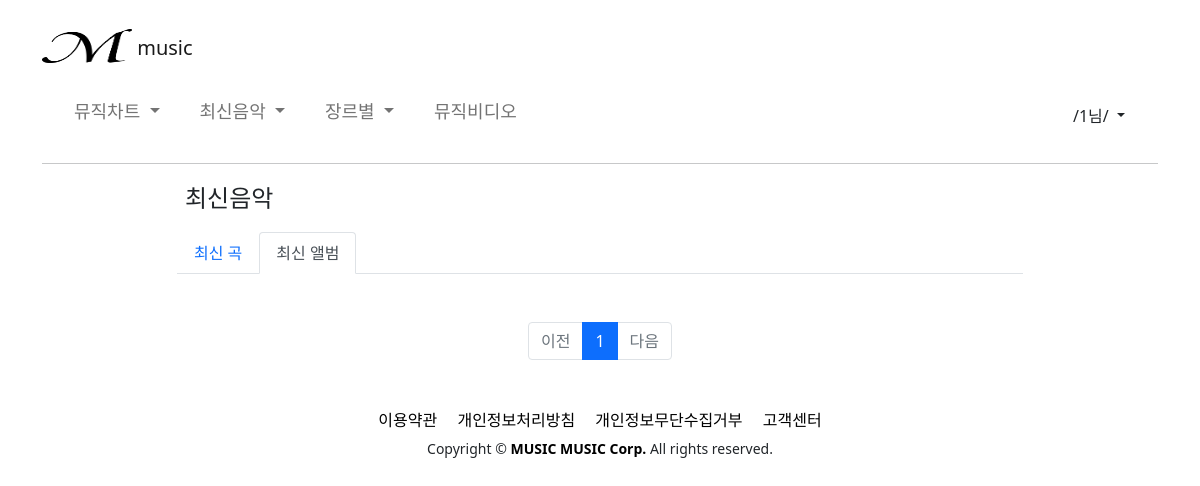
Before: /ssac/new_album (signed in) with the older database file.
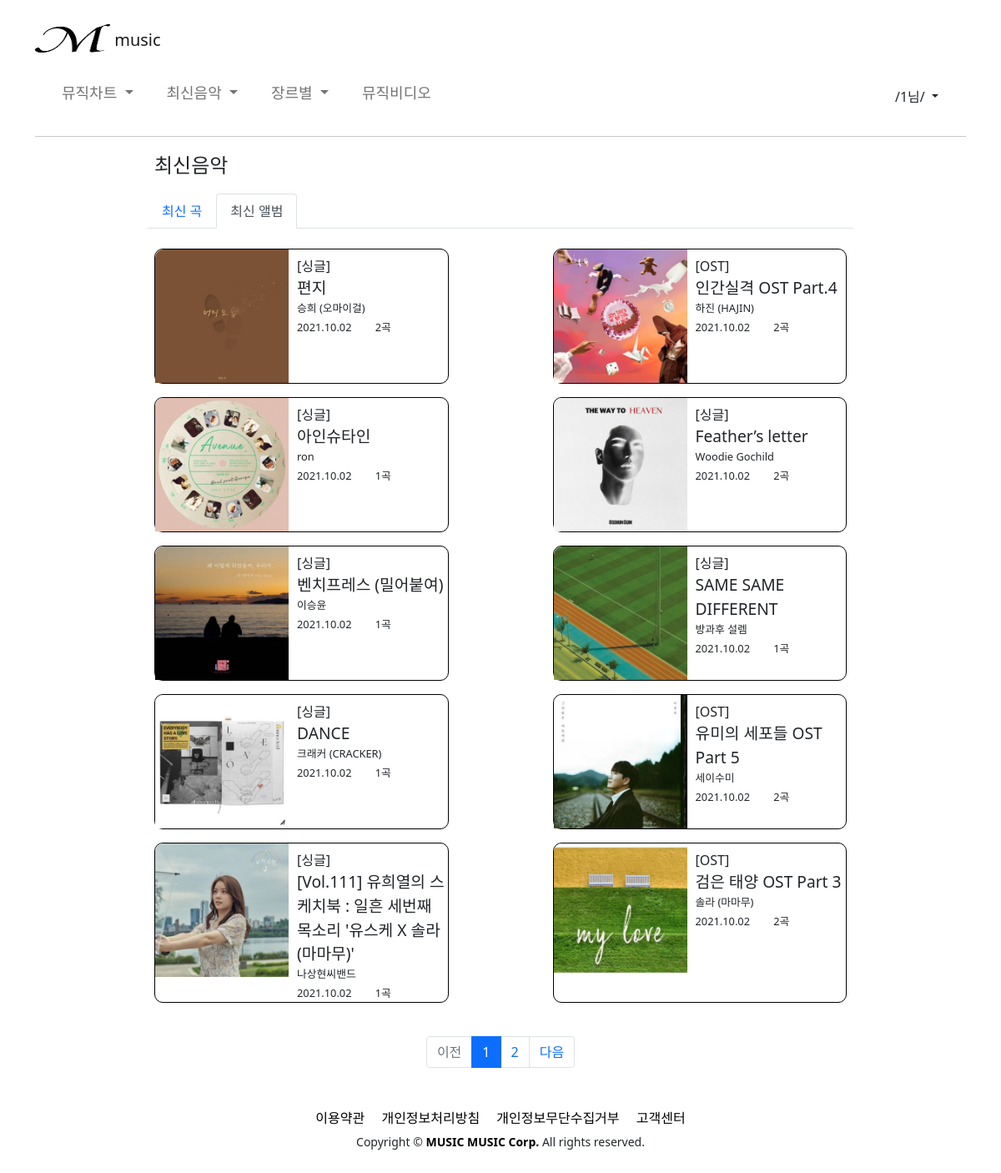
After: the same page with the newer database file.
### member/models.py (models this page shows, shortened)
class New_Album(models.Model):
    singer = models.CharField(max_length=50, null=True)
    album = models.CharField(max_length=50, null=True)
    date = models.CharField(max_length=50, null=True)
    kind = models.CharField(max_length=50, null=True)
    many = models.CharField(max_length=50, null=True)

### member/views.py (the view)
# urls.py: path('new_album', views.new_album),
def new_album (req) :
  if req.session.get('userid'):
    na_chart_100 = New_Album.objects.all().order_by('pk')
    page = int(req.GET.get('page', '1')) #GET 방식으로 정보를 받아오는 데이터
    paginator = Paginator(na_chart_100, 10) #Paginator(분할된 객체, 페이지 당 담길 객체수)
    page_obj_b = paginator.get_page(page) #페이지 번호를 받아 페이지를 리턴
    return render(req, 'new_album.html', {'pam1' : req.session['userid'], 'page_obj_b' : page_obj_b})
  else:
    messages.error(req, '로그인을 먼저 해주세요.')
    return redirect('/ssac/main')

### member/templates/new_album.html (shortened to what this page needs)
{% extends 'base2.html' %}
{% load static%}
{% block contents %}
  <div class="container container2">
    <div class="mb-3 ms-2 chart_top_text">최신음악</div>
    <ul class="nav nav-tabs d-flex justify-content-start" id="myTab" role="tablist">
      <li class="nav-item" role="presentation">
        <button onclick="location.href='new_song'" class="nav-link" id="home-tab" data-bs-toggle="tab" data-bs-target="#home" type="button" role="tab" aria-controls="home" aria-selected="true">최신 곡</button>
      </li>
      <li class="nav-item" role="presentation">
        <button onclick="location.href='new_album'" class="nav-link active" id="profile-tab" data-bs-toggle="tab" data-bs-target="#profile" type="button" role="tab" aria-controls="profile" aria-selected="false">최신 앨범</button>
      </li>
    </ul>
    <div class="tab-content mt-3 p-0 w-100" id="myTabContent">
      <div class="tab-pane fade show active p-0" id="contact" role="tabpanel" aria-labelledby="contact-tab">
        <ul class="row p-0 m-0 t_album_box d-flex justify-content-between">
          {% for a in page_obj_b %}
          <li class="album_box col-5 row p-0 m-2 d-flex justify-content-between">
            <div class="thumb col-5 p-0">
              {% if page_obj_b.number == 2 %}
              <img class="album_img" src="{% get_static_prefix %}album_img{{ forloop.counter|add:'10' }}.jpeg" width= "100%" alt="1">
              {% else %}
              <img class="album_img" src="{% get_static_prefix %}album_img{{ forloop.counter }}.jpeg" width= "100%" alt="1">
              {% endif %}
            </div>
            <div class="entry col-7 p-0 ">
              <div class="info text-start ms-4 mt-2">
                <div>{{ a.kind }}</div>
                <div style="font-size: 1.2em;"><a>{{ a.album }}</a></div>
                <div style="font-size: 0.8em;">{{ a.singer }}</div>
                <span class="me-4" style="font-size: 0.8em;">{{ a.date }}</span>
                <span style="font-size: 0.8em;">{{ a.many }}</span>
              </div>
            </div>
          </li>
          {% endfor %}
        </ul>
    <div id = "paging">
      <ul class = "pagination justify-content-center" style="margin-top: 2rem;">
        {% if page_obj_b.has_previous %}
        <li class = "page-item">
          <a class = "page-link" href = "?page={{ page_obj_b.previous_page_number }}">이전</a>
        </li>
        {% else %}
        <li class = "page-item disabled">
          <a class = "page-link" tabindex = "-1" aria-disabled="true" href = "#">이전</a>
        </li>
        {% endif %}
        {% for page_number in page_obj_b.paginator.page_range %}
        {% if page_number == page_obj_b.number %}
        <li class = "page-item active" aria-current = "page">
          <a class = "page-link" href="?page={{ page_number }}">{{ page_number }}</a>
        </li>
        {% else %}
        <li class = "page-item">
          <a class = "page-link" href="?page={{ page_number }}">{{ page_number }}</a>
        </li>
        {% endif %}
        {% endfor %}
        {% if page_obj_b.has_next %}
        <li class="page-item">
          <a class="page-link" href="?page={{ page_obj_b.next_page_number }}">다음</a>
        </li>
        {% else %}
        <li class="page-item disabled">
          <a class="page-link" tabindex="-1" aria-disabled="true" href="#">다음</a>
        </li>
        {% endif %}
      </ul>
    </div>
      </div>
    </div>
{% endblock %}

Changed rows visible on the page:
added New_Album: shows a picture, kind "[싱글]", album "편지", singer "승희 (오마이걸)", date "2021.10.02", many "2곡"
added New_Album: shows a picture, kind "[OST]", album "인간실격 OST Part.4", singer "하진 (HAJIN)", date "2021.10.02", many "2곡"
added New_Album: shows a picture, kind "[싱글]", album "아인슈타인", singer "ron", date "2021.10.02", many "1곡"
added New_Album: shows a picture, kind "[싱글]", album "Feather’s letter", singer "Woodie Gochild", date "2021.10.02", many "2곡"
added New_Album: shows a picture, kind "[싱글]", album "벤치프레스 (밀어붙여)", singer "이승윤", date "2021.10.02", many "1곡"
added New_Album: shows a picture, kind "[싱글]", album "SAME SAME DIFFERENT", singer "방과후 설렘", date "2021.10.02", many "1곡"
added New_Album: shows a picture, kind "[싱글]", album "DANCE", singer "크래커 (CRACKER)", date "2021.10.02", many "1곡"
added New_Album: shows a picture, kind "[OST]", album "유미의 세포들 OST Part 5", singer "세이수미", date "2021.10.02", many "2곡"
added New_Album: shows a picture, kind "[싱글]", album "[Vol.111] 유희열의 스케치북 : 일흔 세번째 목소리 '유스케 X 솔라 (마마무)'", singer "나상현씨밴드", date "2021.10.02", many "1곡"
added New_Album: shows a picture, kind "[OST]", album "검은 태양 OST Part 3", singer "솔라 (마마무)", date "2021.10.02", many "2곡"
Other visible differences:
new list line: "2"
